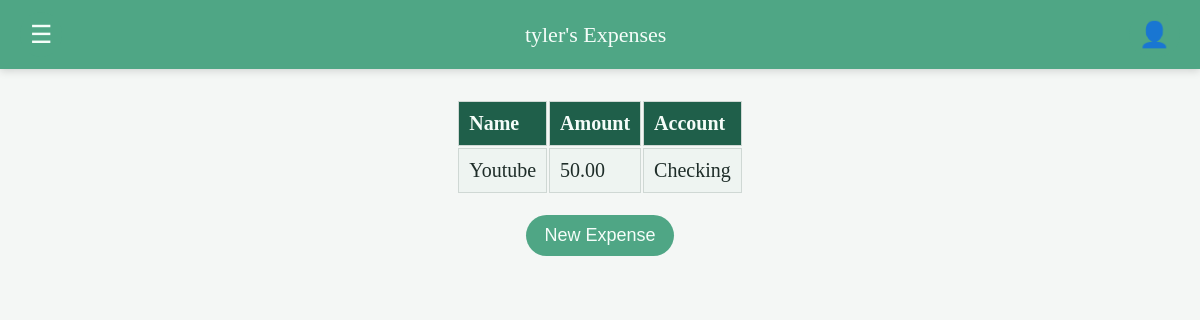
The app's page /expenses/ (signed in), older data.
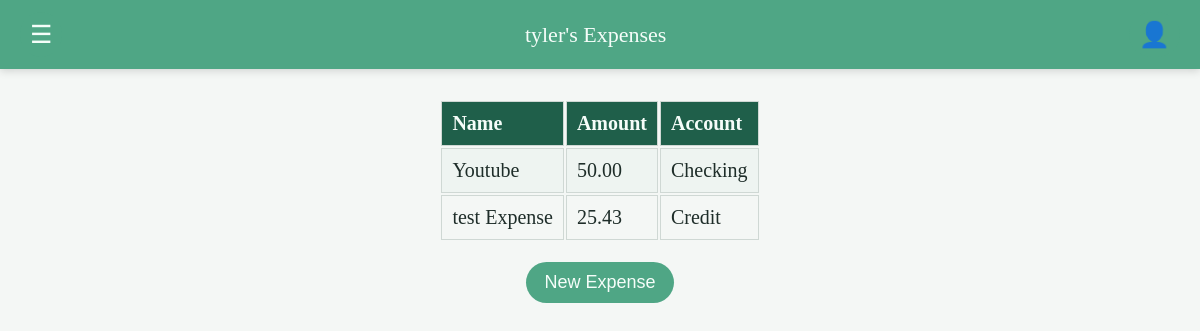
The same page, newer data.
### core/models.py (models this page shows, shortened)
class Expense(models.Model):
    owner = models.ForeignKey(User, on_delete=models.CASCADE, null=True, blank=True)
    name = models.CharField(max_length=100)
    amount = models.DecimalField(max_digits=15, decimal_places=2)
    account = models.CharField(max_length=100, null=False)
    exclude = ["owner"]

### core/views.py (the view)
# urls.py: path('', views.expense_list, name='expenses'),
def expense_list(request):
    entries_for_user = Expense.objects.filter(owner=request.user)
    context = {
        "expenses": entries_for_user,
    }
    return render(request, 'expenses/expense_list.html', context)

### core/templates/expenses/expense_list.html (shortened to what this page needs)
{% extends 'layout.html' %}
{% block auth_title %}
    {{ user.username }}'s Expenses
{% endblock %}
{% block content %}
{% if user.is_authenticated %}
    <div class="expenseTable">
        <table>
            <tr>
                <th>Name</th>
                <th>Amount</th>
                <th>Account</th>
            </tr>
            {% for entry in expenses %}
                <tr>
                    <td>{{ entry.name }}</td>
                    <td>{{ entry.amount }}</td>
                    <td>{{ entry.account }}</td>
                </tr>
            {% empty %}
                <tr>
                    <td colspan="3">No expenses yet.</td>
                </tr>
            {% endfor %}
        </table>
        <button id="toggleNewExpense" class="form-submit">New Expense</button>
    </div>
    {% else %}
    <h2>Testing?</h2>
        <p>Please <a href="/users/login">sign in</a> or <a href="/users/register/">create an account</a></p>
    {% endif %}
{% endblock %}

### templates/layout.html (shortened to what this page needs)
<!DOCTYPE html>
{% load static %}
<html lang="en">
<head>
    <link rel="stylesheet" href="{% static 'css/style.css' %}">
</head>
<body>
    <nav>
        {% if user.is_authenticated %}
        <div class="links">
            <button type="button" class="collapsible">☰</button>
        </div>
        <div class="page-title">
            {% block auth_title %}Default Title{% endblock %}
        </div>
        <div class="user">
            <button type="button" class="collapsible">👤</button>
        </div>
        {% endif %}
    </nav>
    <main>
        {% block content %}
        {% endblock %}
    </main>
</body>
</html>

### static/css/style.css (style rules this page uses)
* { margin: 0; padding: 0; box-sizing: border-box; }
body { min-height: 100px; font-size: 16px; display: flex; flex-direction: column; background-color: #f4f7f5; color: #1e2d29; }
nav { display: flex; justify-content: space-between; align-items: center; padding: 12px 20px; background-color: #4fa685; color: #f5fdf9; font-size: 22px; line-height: 1; position: sticky; top: 0; box-shadow: 0 2px 8px rgba(0,0,0,.15); }
main { font-size: 20px; margin: 0 auto; padding: 30px 20px; }
td, th { border: 1px solid #cfd8d4; padding: 10px; }
tr:nth-child(even) { background-color: #eef4f1; }
th { text-align: left; background-color: #1f5f4a; color: #f5fdf9; }
.links, .user { display: flex; align-items: center; position: relative; }
.collapsible { background-color: #4fa685; color:#f5fdf9; cursor: pointer; padding: 8px 10px; border: none; border-radius: 999px; font-size: 25px; }
.expenseTable { display: flex; flex-direction: column; align-items: center; gap: 20px; }
#toggleNewExpense { font-size: 18px; margin-top: 15px; margin: 0; }
.form-submit, .forms button { display: block; margin: 10px auto 0; padding: 10px 18px; background-color: #4fa685; color: #f5fdf9; border: none; border-radius: 999px; font-size: 16px; cursor: pointer; }

Row changes from the older to the newer data that the page shows:
added Expense: name "test Expense", amount "25.43", account "Credit"
